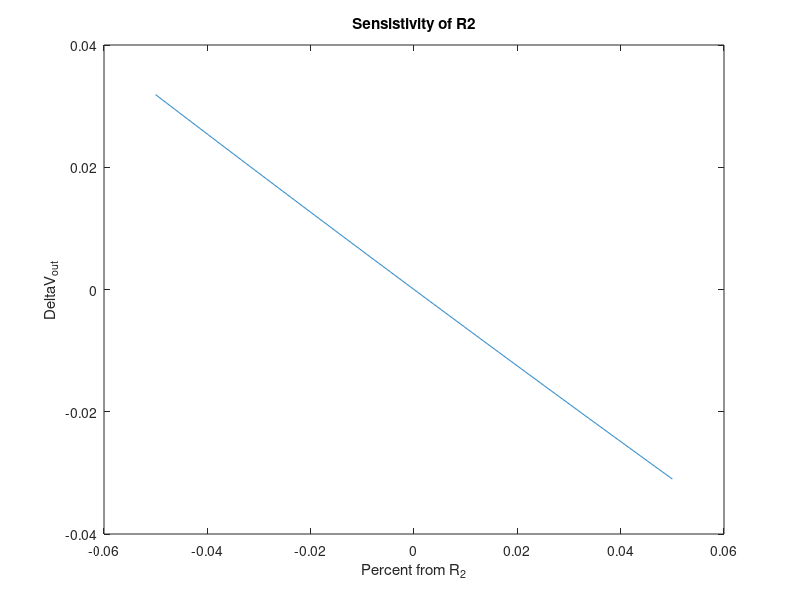
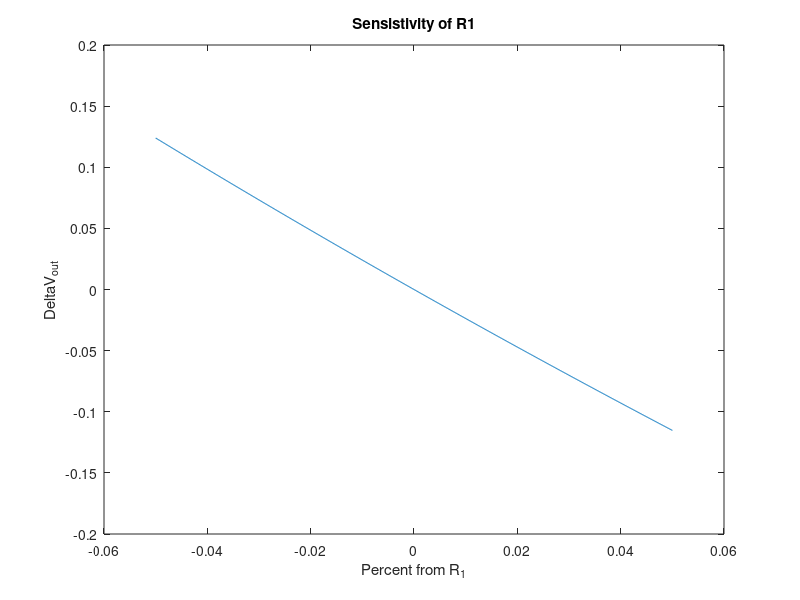
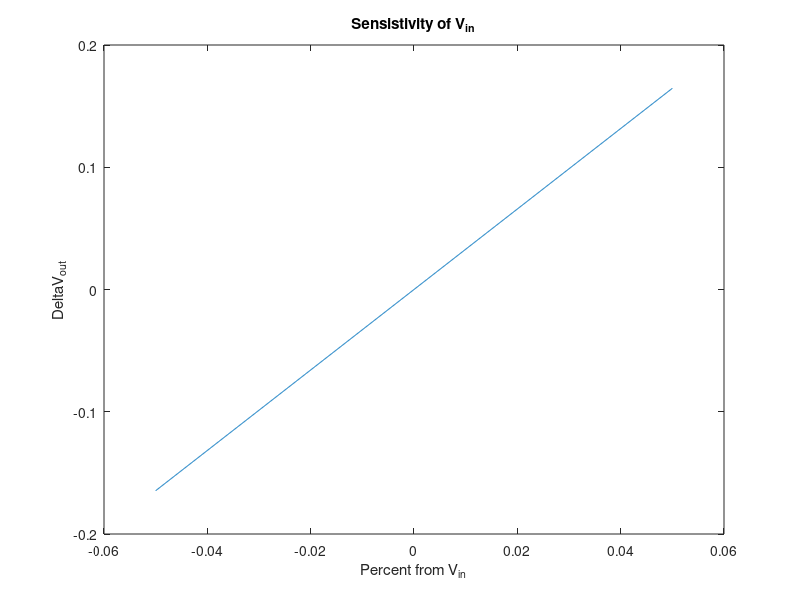

MATLAB code for these plots, in order:
R_1 = 50*10^3;
R_2 = 18.9*10^3;
ratio = 0.378;
V_in = 12;

disp("V_div");
V_cor = V_in*(R_2)/(R_1 + R_2)

delta_R1 = R_1*(0.95);
delta_R2 = R_2*(1.05);
V_max = V_in*(delta_R2)/(delta_R2 + delta_R1);
disp("V_max R1*0.95 R2*1.05: "+V_max);

delta_R1 = R_1*(1.05);
delta_R2 = R_2*(0.95);
V_min = V_in*(delta_R2)/(delta_R1 + delta_R2);
disp("V_min R1*1.05 R2*1.05: "+V_min);

errorMax = abs(V_max - V_cor)/V_cor*100
errorMin = abs(V_min - V_cor)/V_cor*100

avg = (errorMax + errorMin)/2;

% _________________
inc = 0.0001;
percent = -0.05:inc:0.05;
deltaR2 = percent*R_2;
V_mod_R2 = zeros(1, length(deltaR2));
for i=1:length(deltaR2)    
    V_mod_R2(i) = (V_in*R_2+deltaR2(i))/(R_1 + (R_2+deltaR2(i)));
end
V_out = V_in*R_2/(R_1 + R_2);

figure(1);
change = V_mod_R2-V_out;
rate = (change(4) - change(3))/inc
disp("Sensitivity of R2: "+rate);
plot(percent,change);
title("Sensistivity of R2");
xlabel("Percent from R_2");
ylabel("\DeltaV_{out}");


%___________________
percent = -0.05:0.0001:0.05;
deltaR1 = percent*R_1;
V_mod_Vin = zeros(1, length(deltaR1));
for i=1:length(deltaR1)    
    V_mod_Vin(i) = (V_in*R_2)/((R_1+deltaR1(i)) + (R_2));
end
V_out = V_in*R_2/(R_1 + R_2);

figure(2);
change = V_mod_Vin-V_out;
rate = (change(4) - change(3))/inc
plot(percent,change);
title("Sensistivity of R1");
xlabel("Percent from R_1");
ylabel("\DeltaV_{out}");


% _________________
percent = -0.05:0.0001:0.05;
deltaR2 = percent*R_2;
V_mod_R2 = zeros(1, length(deltaR2));
for i=1:length(deltaR2)    
    V_mod_R2(i) = (V_in*R_2+deltaR2(i))/(R_1 + (R_2+deltaR2(i)));
end
V_out = V_in*R_2/(R_1 + R_2);

figure(1);
change = V_mod_R2-V_out;
rate = (change(4) - change(3))/inc
plot(percent,change);
title("Sensistivity of R2");
xlabel("Percent from R_2");
ylabel("\DeltaV_{out}");


%___________________
percent = -0.05:0.0001:0.05;
deltaVIN = percent*V_in;
V_mod_Vin = zeros(1, length(deltaR1));
for i=1:length(deltaR1)    
    V_mod_Vin(i) = (V_in + deltaVIN(i)) * R_2/(R_1 + R_2);
end
V_out = V_in*R_2/(R_1 + R_2);

figure(3);
change = V_mod_Vin-V_out;

plot(percent,change);
title("Sensistivity of V_{in}");
xlabel("Percent from V_{in}");
ylabel("\DeltaV_{out}");
